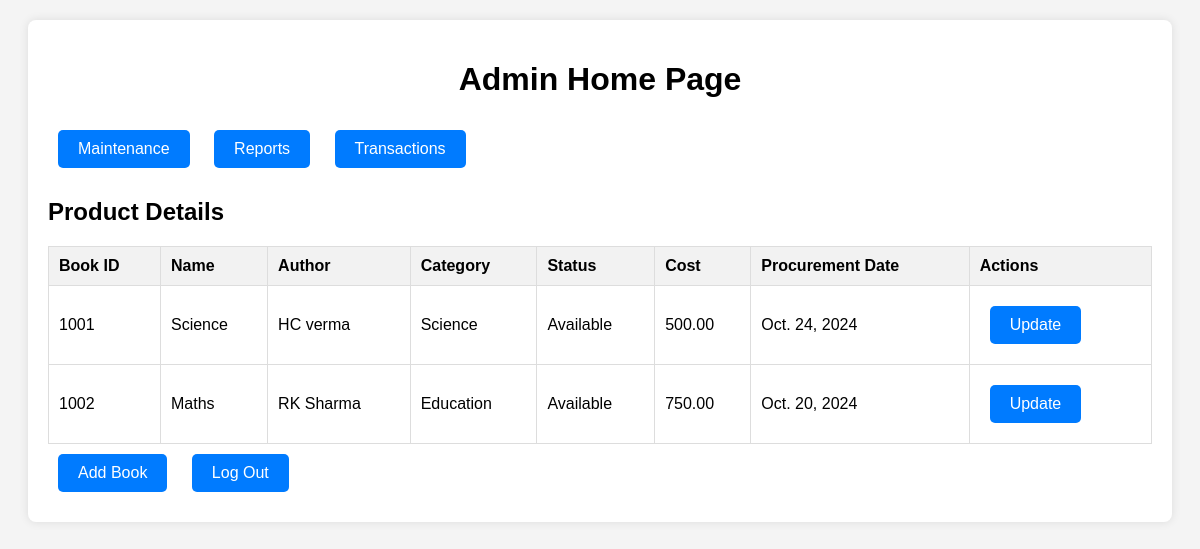
The page /admin-home/ on the database as committed earlier.
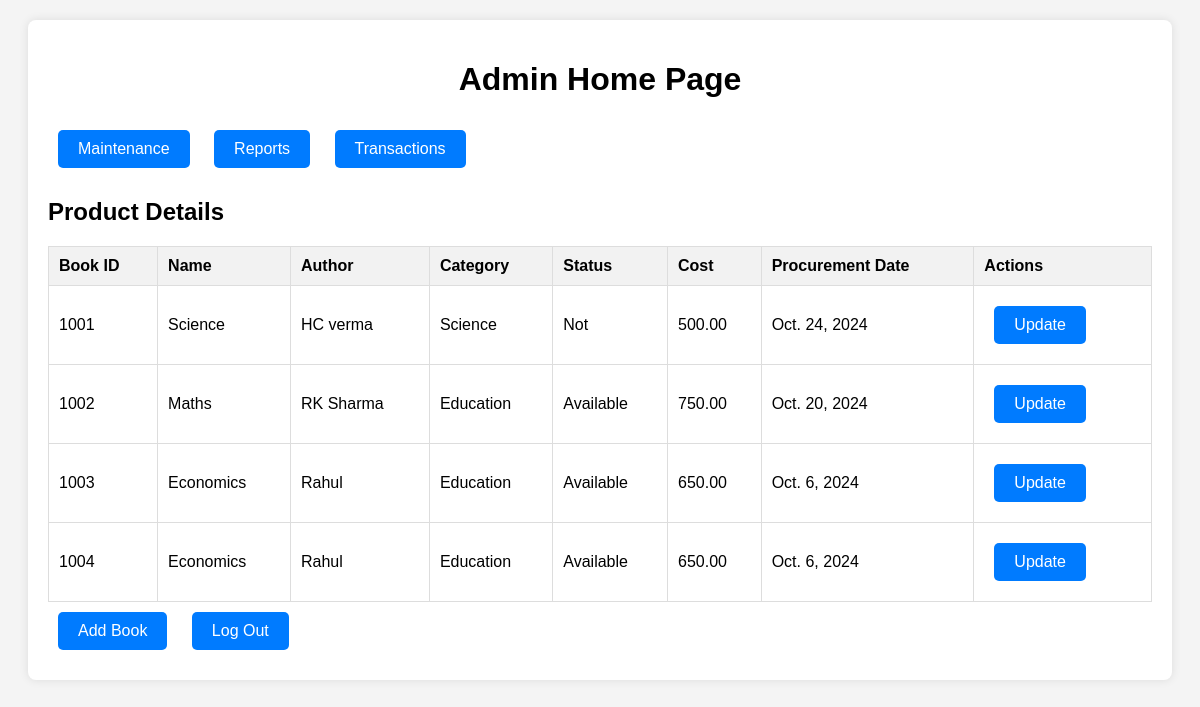
The same page on the database as committed later.
### LearningManagementSystem/models.py (models this page shows, shortened)
class Book(models.Model):
    BookID = models.PositiveIntegerField(primary_key=True)  # Use PositiveIntegerField for custom ID
    name = models.CharField(max_length=255)
    author = models.CharField(max_length=255)
    category = models.CharField(max_length=100)
    status = models.CharField(max_length=50)
    cost = models.DecimalField(max_digits=10, decimal_places=2)
    procurement_date = models.DateField()

### LearningManagementSystem/views.py (the view)
# urls.py: path('admin-home/', admin_home, name='admin_home'),  # Admin home page
def admin_home(request):
    books = Book.objects.all()  # Fetch all books from the database
    return render(request, 'admin_home.html', {'books': books})

### LearningManagementSystem/templates/admin_home.html (shortened to what this page needs)
<!DOCTYPE html>
<html lang="en">
<head>
</head>
<body>
    <div class="container">
        <h1>Admin Home Page</h1>
        <div>
            <a class="button" href="{% url 'maintenance_page' %}">Maintenance</a>
            <a class="button" href="{% url 'reports_page' %}">Reports</a>
            <a class="button" href="{% url 'transactions_page' %}">Transactions</a>
        </div>
        <h2>Product Details</h2>
        <div class="table-container">
            <table>
                <thead>
                    <tr>
                        <th>Book ID</th>
                        <th>Name</th>
                        <th>Author</th>
                        <th>Category</th>
                        <th>Status</th>
                        <th>Cost</th>
                        <th>Procurement Date</th>
                        <th>Actions</th>
                    </tr>
                </thead>
                <tbody>
                    {% for book in books %}
                    <tr>
                        <td>{{ book.BookID }}</td>
                        <td>{{ book.name }}</td>
                        <td>{{ book.author }}</td>
                        <td>{{ book.category }}</td>
                        <td>{{ book.status }}</td>
                        <td>{{ book.cost }}</td>
                        <td>{{ book.procurement_date }}</td>
                        <td>
                            <a href="{% url 'update_book' book.BookID %}" class="button">Update</a>
                        </td>
                    </tr>
                    {% empty %}
                    <tr>
                        <td colspan="8">No books available.</td>
                    </tr>
                    {% endfor %}
                </tbody>
            </table>
        </div>
        <a class="button" href="{% url 'add_book' %}">Add Book</a>
        <a class="button" href="{% url 'logout' %}">Log Out</a>
    </div>
</body>
</html>

### LearningManagementSystem/templates/admin_home.html (style rules this page uses)
body { font-family: Arial, sans-serif; background-color: #f4f4f4; }
.container { margin: 20px; padding: 20px; background: white; border-radius: 8px; box-shadow: 0 0 10px rgba(0, 0, 0, 0.1); }
h1 { text-align: center; }
.button { display: inline-block; padding: 10px 20px; margin: 10px; background-color: #007bff; color: white; border: none; border-radius: 5px; text-decoration: none; }
.table-container { margin-top: 20px; }
table { width: 100%; border-collapse: collapse; margin-top: 10px; }
th, td { padding: 10px; text-align: left; border: 1px solid #ddd; }
th { background-color: #f2f2f2; }

Rows that differ between the two databases and show on the page:
changed Book "Science": status "Available" → "Not"
added Book: BookID "1003", name "Economics", author "Rahul", category "Education", status "Available", cost "650.00", procurement_date "Oct. 6, 2024"
added Book: BookID "1004", name "Economics", author "Rahul", category "Education", status "Available", cost "650.00", procurement_date "Oct. 6, 2024"
